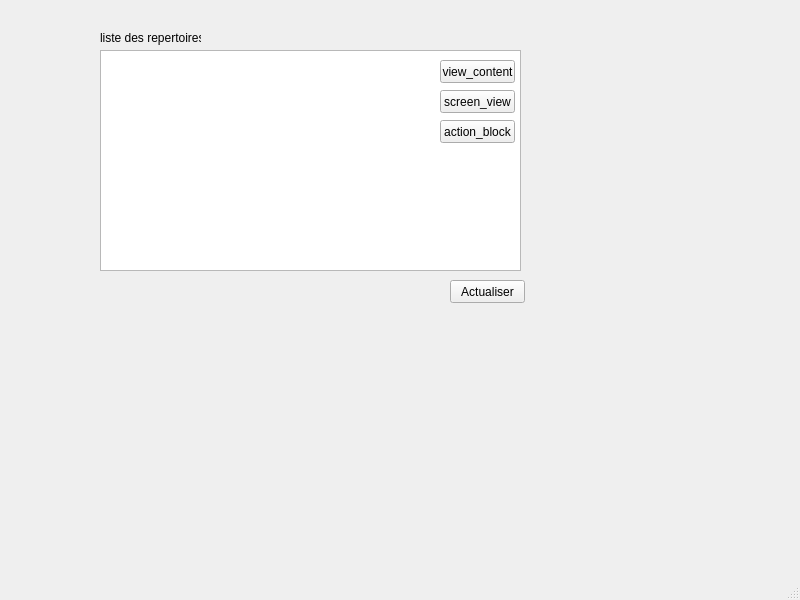
<?xml version="1.0" encoding="UTF-8"?>
<ui version="4.0">
 <class>MainWindow</class>
 <widget class="QMainWindow" name="MainWindow">
  <property name="geometry">
   <rect>
    <x>0</x>
    <y>0</y>
    <width>800</width>
    <height>600</height>
   </rect>
  </property>
  <property name="windowTitle">
   <string>MainWindow</string>
  </property>
  <widget class="QWidget" name="centralwidget">
   <widget class="QListWidget" name="listWidget">
    <property name="geometry">
     <rect>
      <x>100</x>
      <y>50</y>
      <width>421</width>
      <height>221</height>
     </rect>
    </property>
   </widget>
   <widget class="QPushButton" name="pushButton">
    <property name="geometry">
     <rect>
      <x>450</x>
      <y>280</y>
      <width>75</width>
      <height>23</height>
     </rect>
    </property>
    <property name="text">
     <string>Actualiser</string>
    </property>
   </widget>
   <widget class="QLabel" name="label">
    <property name="geometry">
     <rect>
      <x>100</x>
      <y>30</y>
      <width>101</width>
      <height>16</height>
     </rect>
    </property>
    <property name="text">
     <string>liste des repertoires</string>
    </property>
   </widget>
   <widget class="QPushButton" name="view_content">
    <property name="geometry">
     <rect>
      <x>440</x>
      <y>60</y>
      <width>75</width>
      <height>23</height>
     </rect>
    </property>
    <property name="text">
     <string>view_content</string>
    </property>
   </widget>
   <widget class="QPushButton" name="screen_view">
    <property name="geometry">
     <rect>
      <x>440</x>
      <y>90</y>
      <width>75</width>
      <height>23</height>
     </rect>
    </property>
    <property name="text">
     <string>screen_view</string>
    </property>
   </widget>
   <widget class="QPushButton" name="action_block">
    <property name="geometry">
     <rect>
      <x>440</x>
      <y>120</y>
      <width>75</width>
      <height>23</height>
     </rect>
    </property>
    <property name="text">
     <string>action_block</string>
    </property>
   </widget>
  </widget>
  <widget class="QMenuBar" name="menubar">
   <property name="geometry">
    <rect>
     <x>0</x>
     <y>0</y>
     <width>800</width>
     <height>21</height>
    </rect>
   </property>
  </widget>
  <widget class="QStatusBar" name="statusbar"/>
 </widget>
 <resources/>
 <connections/>
</ui>
